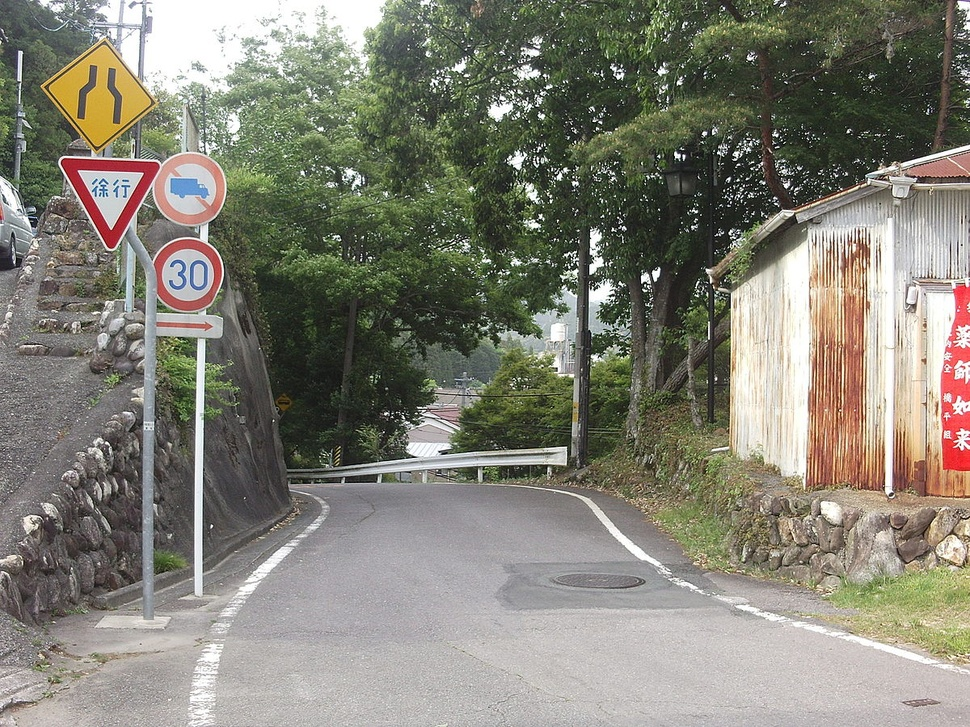
#> input picture test.jpg, 970 x 727 px, shrunk from 1200 x 900 before the run
$ python Detection.py
#> lines starting #> are read from the running program, lines starting #| are printed output that depends on the picture; after the words box and inside, x2 and y2 are one past the last pixel; in counts of white or black regions, pixels touching at a corner belong together
import numpy as np
import pandas as pd
import cv2 as cv

img = cv.imread('test.jpg')
#> img is the input picture: shape (727, 970, 3); mean B, G, R 117.4, 129.6, 131.3
image = cv.imread('test.jpg')
frm = cv.imread('test.jpg')


img = cv.cvtColor(img, cv.COLOR_BGR2HSV)
#> img: shape (727, 970, 3); mean H, S, V 47.9, 43.9, 135.7

lower_red = np.array([0   ,  60  ,  150])
upper_red = np.array([180 , 255  ,  255])

mask = cv.inRange(img, lower_red, upper_red)
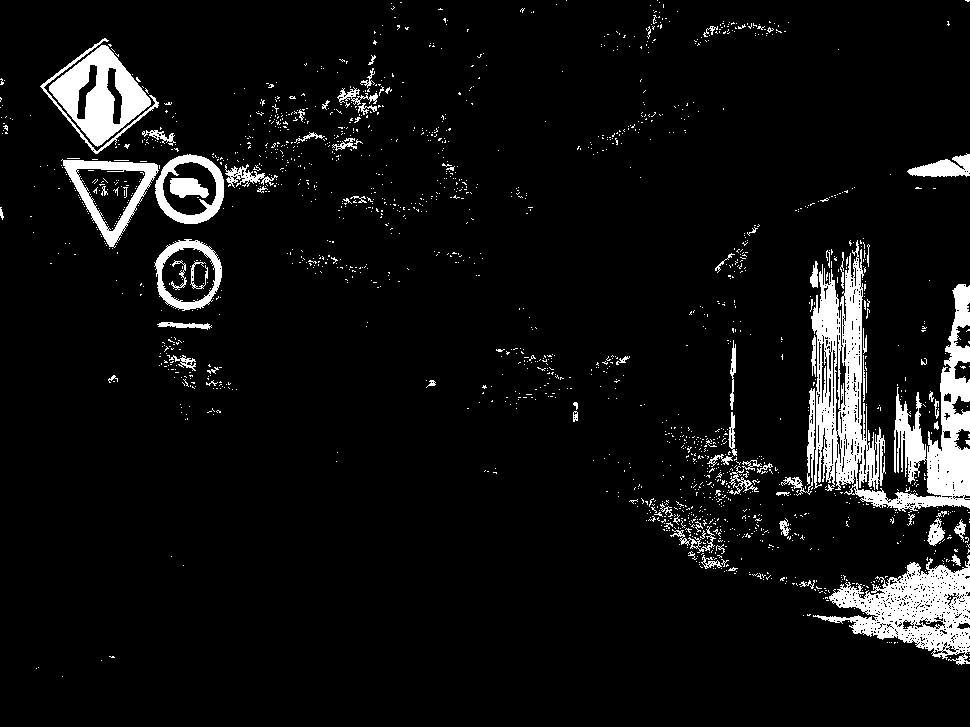
#> mask: shape (727, 970); 6.6% white; 1767 white regions (1688 under 20 px), largest, box (x1, y1, x2, y2) and area: (811, 240, 970, 512) 16173, (813, 555, 970, 665) 7527, (49, 45, 151, 147) 4799

kernal = np.ones((5,5), np.uint8)
erode = cv.erode(mask, kernal)
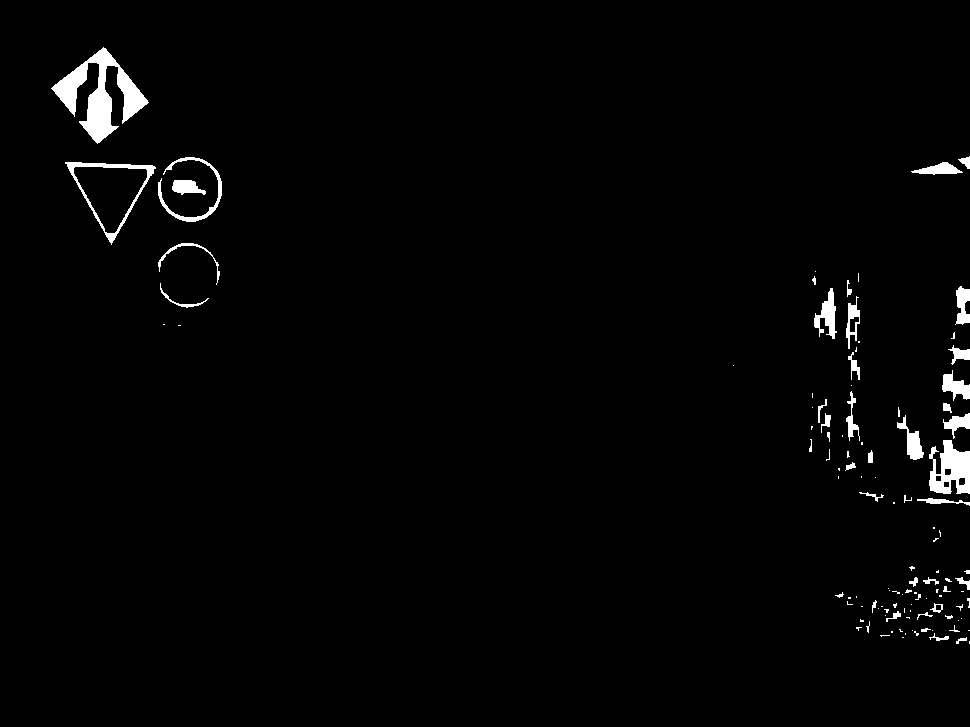
#> erode: shape (727, 970); 1.7% white; 114 white regions (70 under 20 px)

contours, _ = cv.findContours(erode, cv.RETR_EXTERNAL, cv.CHAIN_APPROX_SIMPLE)
#> contours = 114 contours, 81 with area under 20; largest, box (x1, y1, x2, y2) and area: (65, 162, 156, 245) 3636, (51, 47, 149, 144) 3148, (929, 440, 970, 494) 1445, (158, 157, 222, 222) 473, (814, 288, 837, 339) 460

for cnt in contours:

    x,y,w,h = cv.boundingRect(cnt)

    area = cv.contourArea(cnt)
    if area > 100 and area < 10000:
        cv.rectangle(frm, (x,y),(x+w,y+h), (0,255,0), 2)
#> this loop made 114 passes
#> (x, y, w, h, area) on passes 2, 5, 24, 33, 54, 55, 56, 64, 76, 81, 82, 89: (956, 637, 11, 7, 20), (929, 633, 20, 8, 29.5), (886, 611, 15, 11, 34.5), (930, 603, 13, 10, 60.5), (955, 577, 15, 13, 52), (923, 577, 16, 8, 30.5), (909, 577, 9, 10, 31), (917, 498, 53, 8, 114), (929, 440, 41, 54, 1445), (897, 415, 27, 45, 388.5), (943, 413, 27, 26, 267.5), (846, 391, 14, 50, 160)
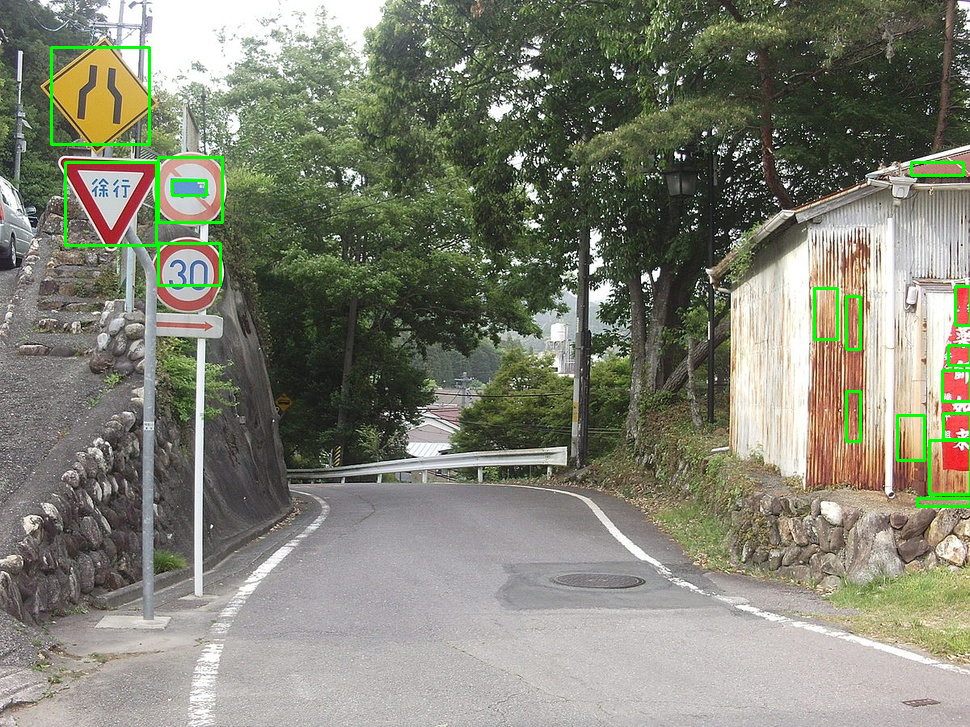
#> frm: shape (727, 970, 3); 1.07% of pixels changed, all inside (x1, y1, x2, y2) = (50, 46, 970, 508)


for c in contours:

    x,y,w,h = cv.boundingRect(cnt)
    area = cv.contourArea(cnt)

    if area > 100:

        acc = 0.01 * cv.arcLength(c,True)
        approx = cv.approxPolyDP(c, acc , True)
        cv.drawContours(image, [approx], -1 ,(0,0,255), 2)
#> this loop made 114 passes
#> (acc, approx) on passes 1, 3, 4, 6, 8, 9, 10, 11, 17, 19, 20, 22: (0.04, [[969, 641], [969, 643]]), (0.02, [[902, 637], [903, 637]]), (0.188, [[880, 635], [881, 636], [882, 635], [889, 635]]), (0.02, [[905, 633], [905, 634]]), (0.04, [[891, 631], [891, 632], [892, 632], [892, 631]]), (0.02, [[968, 630], [969, 630]]), (0, [[932, 630]]), (0, [[912, 630]]), (0, [[958, 620]]), (0, [[961, 618]]), (0.0741, [[906, 617], [908, 617], [909, 618], [909, 617]]), (0, [[885, 615]])
#> acc on passes 2, 5, 7, 12, 13, 14: 0.297, 0.536, 0.142, 0.0883, 0.222, 0.148
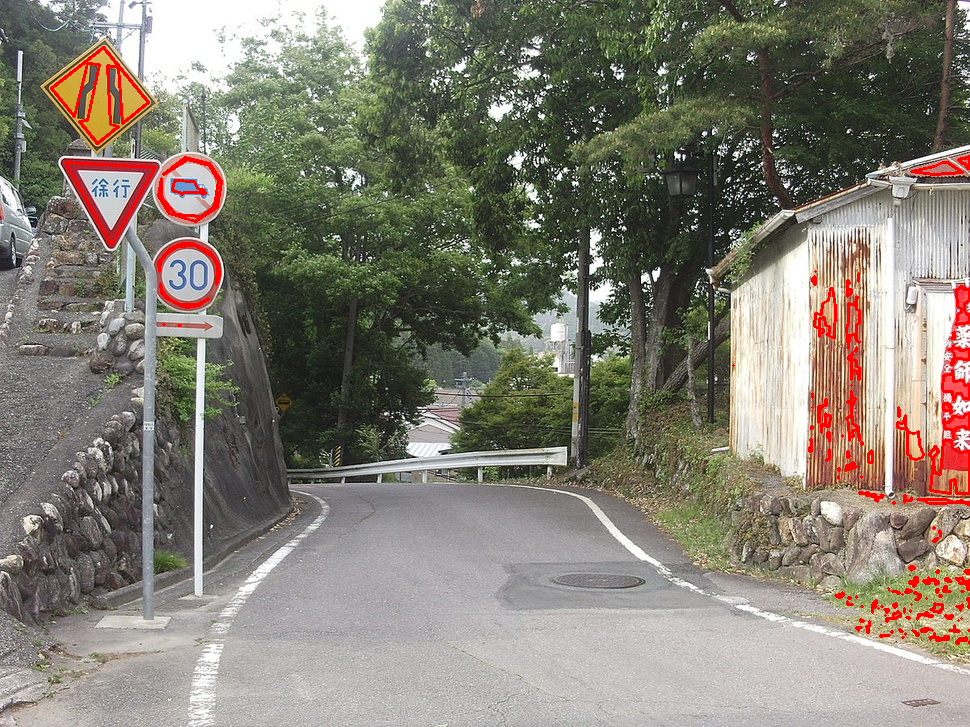
#> image: shape (727, 970, 3); 1.64% of pixels changed, all inside (x1, y1, x2, y2) = (50, 46, 970, 645)


cv.imwrite('h.jpg',frm)
cv.imwrite('e.jpg',erode)
cv.imwrite('m.jpg',mask)
cv.imwrite('orig.jpg', image)
